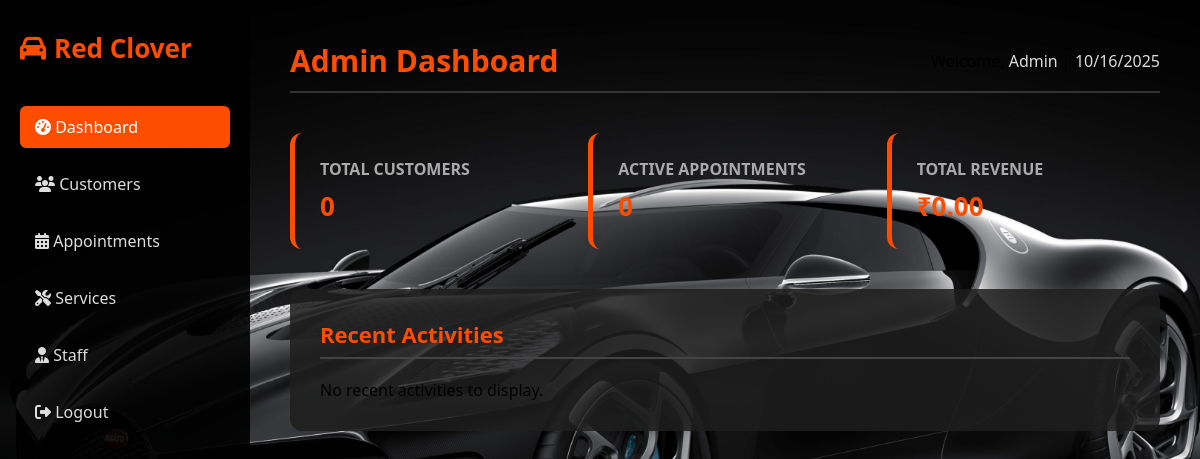
The app's page /admin-dashboard.php, older data.
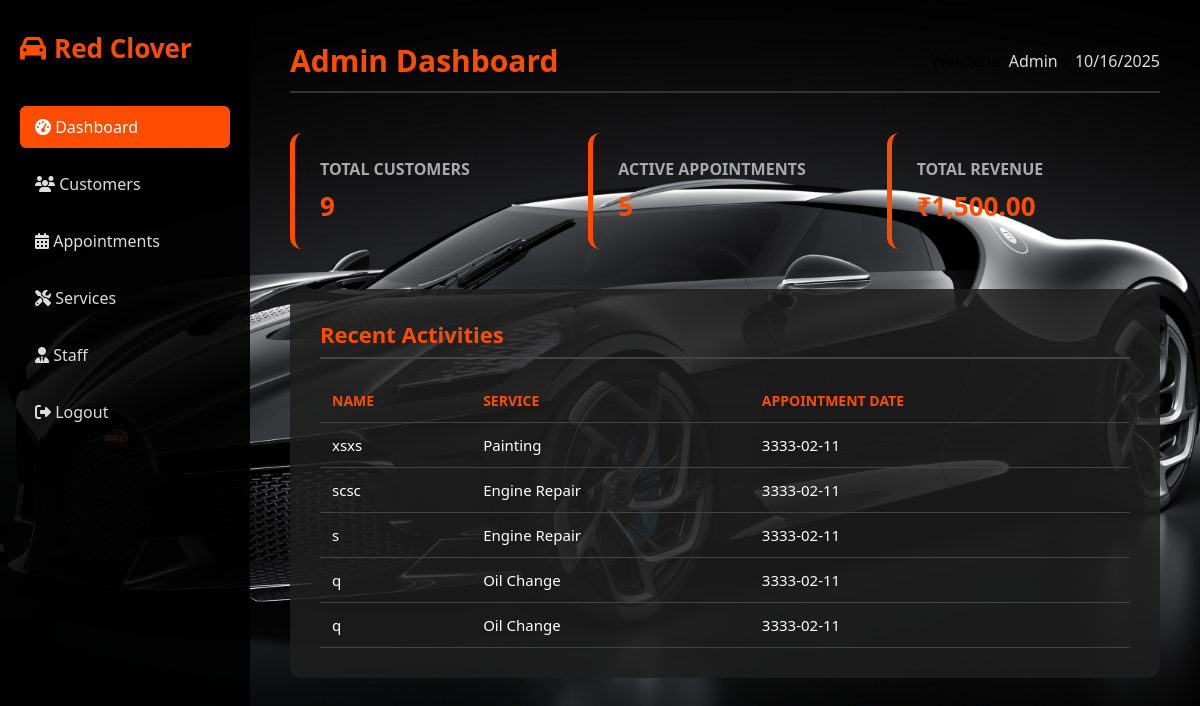
The same page, newer data.
### tables this page shows
CREATE TABLE `appointments` (
  `appointment_id` int NOT NULL AUTO_INCREMENT,
  `name` varchar(100) NOT NULL,
  `email` varchar(100) NOT NULL,
  `phone` varchar(20) NOT NULL,
  `vehicle_model` varchar(100) NOT NULL,
  `service_type` varchar(100) NOT NULL,
  `appointment_date` date NOT NULL,
  `message` text NOT NULL,
  `user_id` varchar(45) NOT NULL,
  PRIMARY KEY (`appointment_id`)
);

### admin-dashboard.php (the view, shortened to what this page needs)
<?php
include('dbconnection.php');
$customerCount = 0;
$result = $con->query("SELECT COUNT(*) AS count FROM user_registration");
if ($result && $row = $result->fetch_assoc()) {
    $customerCount = $row['count'];
}
$activeAppointments = 0;
$result = $con->query("SELECT COUNT(*) AS count FROM appointments WHERE appointment_date >= CURDATE()");
if ($result && $row = $result->fetch_assoc()) {
    $activeAppointments = $row['count'];
}
$totalRevenue = 0;
$result = $con->query("SELECT SUM(amount) AS total FROM payment");
if ($result && $row = $result->fetch_assoc()) {
    $totalRevenue = $row['total'] ?: 0;
}
$recentActivities = [];
$result = $con->query("SELECT name, service_type, appointment_date FROM appointments ORDER BY appointment_date DESC LIMIT 5");
if ($result && $result->num_rows > 0) {
    while ($row = $result->fetch_assoc()) {
        $recentActivities[] = $row;
    }
}
?>
<!DOCTYPE html>
<html lang="en">
<head>
    <link rel="stylesheet" href="https://cdnjs.cloudflare.com/ajax/libs/font-awesome/6.4.0/css/all.min.css" />
</head>
<body>
    <aside class="sidebar">
        <div>
            <div class="logo"><i class="fas fa-car"></i> Red Clover</div>
            <ul class="sidebar-menu">
                <li><a href="admin-dashboard.php" class="active"><i class="fas fa-tachometer-alt"></i> Dashboard</a></li>
                <li class="dropdown">
                    <a href="#"><i class="fas fa-users"></i> Customers</a>
                </li>
                <li class="dropdown">
                    <a href="#"><i class="fas fa-calendar-alt"></i> Appointments</a>
                </li>
                <li class="dropdown">
                    <a href="#"><i class="fas fa-tools"></i> Services</a>
                </li>
                <li class="dropdown">
                    <a href="#"><i class="fas fa-user-tie"></i> Staff</a>
                </li>
                <li><a href="home.php"><i class="fas fa-sign-out-alt"></i> Logout</a></li>
            </ul>
        </div>
    </aside>
    <main class="main-content">
        <div class="dashboard-header">
            <h1>Admin Dashboard</h1>
            <div>Welcome, <span>Admin</span> | <span id="current-date"></span></div>
        </div>
        <div class="stats-cards">
            <div class="stat-card">
                <h3>TOTAL CUSTOMERS</h3>
                <div class="value"><?php echo $customerCount; ?></div>
            </div>
            <div class="stat-card">
                <h3>ACTIVE APPOINTMENTS</h3>
                <div class="value"><?php echo $activeAppointments; ?></div>
            </div>
            <div class="stat-card">
                <h3>TOTAL REVENUE</h3>
                <div class="value">₹<?php echo number_format($totalRevenue, 2); ?></div>
            </div>
        </div>
        <section class="dashboard-section">
            <h2>Recent Activities</h2>
            <?php if (!empty($recentActivities)) { ?>
                <table>
                    <tr>
                        <th>Name</th>
                        <th>Service</th>
                        <th>Appointment Date</th>
                    </tr>
                    <?php foreach ($recentActivities as $activity) { ?>
                        <tr>
                            <td><?php echo htmlspecialchars($activity['name']); ?></td>
                            <td><?php echo htmlspecialchars($activity['service_type']); ?></td>
                            <td><?php echo htmlspecialchars($activity['appointment_date']); ?></td>
                        </tr>
                    <?php } ?>
                </table>
            <?php } else { ?>
                <p>No recent activities to display.</p>
            <?php } ?>
        </section>
    </main>
</body>
</html>

Row changes from the older to the newer data that the page shows:
added appointments: name "xsxs", service_type "Painting", appointment_date "3333-02-11"
added appointments: name "scsc", service_type "Engine Repair", appointment_date "3333-02-11"
added appointments: name "s", service_type "Engine Repair", appointment_date "3333-02-11"
added appointments: name "q", service_type "Oil Change", appointment_date "3333-02-11"
added appointments: name "q", service_type "Oil Change", appointment_date "3333-02-11"
Text that changed along with them:
$customerCount: "0" → "9"
$activeAppointments: "0" → "5"
$totalRevenue: "0.00" → "1,500.00"
text no longer shown: "No recent activities to display."
text now shown: "NAME SERVICE APPOINTMENT DATE"
